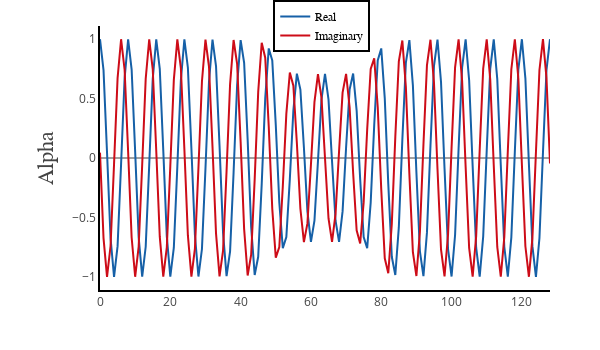

The notebook cell this image was saved under:
### Markdown cell above
The $\alpha$ slice profile mostly characterizes the phase of the profile.

### Code cell
%get re_a --from Octave
%get im_a --from Octave

wm = go.Scatter(
    x = [i for i in range(len(re_a))],
    y = re_a,
    name = 'Real',
    text = 'Real',
    hoverinfo = 'x+y+text',
    line = dict(
        color = ('rgb(22, 96, 167)'),
        ),
)

gm = go.Scatter(
    x = [i for i in range(len(im_a))],
    y = im_a,
    name = 'Imaginary',
    text = 'Imaginary',
    hoverinfo = 'x+y+text',
    line = dict(
        color = ('rgb(205, 12, 24)'),
        ),
)



data = [wm, gm]

layout = go.Layout(
    width=600,
    height=350,
    margin=go.layout.Margin(
        l=100,
        r=50,
        b=60,
        t=0,
    ),
    xaxis=dict(
        showgrid=False,
        linecolor='black',
        linewidth=2
    ),
    yaxis=dict(
        showgrid=False,
        linecolor='black',
        linewidth=2
    ),
    annotations=[
        dict(
            x=-0.15,
            y=0.5,
            showarrow=False,
            text='Alpha',
            font=dict(
                family='Times New Roman',
                size=22
            ),
            textangle=-90,
            xref='paper',
            yref='paper'
        ),
    ],
    legend=dict(
        x=0.385,
        y=1.10,
        traceorder='normal',
        font=dict(
            family='Times New Roman',
            size=12,
            color='#000'
        ),
        bordercolor='#000000',
        borderwidth=2
    )
)

fig = dict(data=data, layout=layout)

iplot(fig, filename = 'basic-line', config = config)

### Figure 1 — Plotly figure (JSON) as saved in the notebook; plotly's stock layout.template omitted (floating-point values rounded to 4 significant figures; data arrays with more than 128 entries replaced by an {"elided": "..."} marker saying what was removed)
{"data": [{"hoverinfo": "x+y+text", "line": {"color": "rgb(22, 96, 167)"}, "name": "Real", "text": "Real", "type": "scatter", "uid": "0750b244-c315-48dd-8c6a-ad645cf3fbfe", "x": {"elided": "129 int values"}, "y": {"elided": "129 float values"}}, {"hoverinfo": "x+y+text", "line": {"color": "rgb(205, 12, 24)"}, "name": "Imaginary", "text": "Imaginary", "type": "scatter", "uid": "c33d684e-855d-43e5-a4f5-1f1e64ddd602", "x": {"elided": "129 int values"}, "y": {"elided": "129 float values"}}], "layout": {"annotations": [{"font": {"family": "Times New Roman", "size": 22}, "showarrow": false, "text": "Alpha", "textangle": -90, "x": -0.15, "xref": "paper", "y": 0.5, "yref": "paper"}], "height": 350, "legend": {"bordercolor": "#000000", "borderwidth": 2, "font": {"color": "#000", "family": "Times New Roman", "size": 12}, "traceorder": "normal", "x": 0.385, "y": 1.1}, "margin": {"b": 60, "l": 100, "r": 50, "t": 0}, "width": 600, "xaxis": {"linecolor": "black", "linewidth": 2, "showgrid": false}, "yaxis": {"linecolor": "black", "linewidth": 2, "showgrid": false}}}
